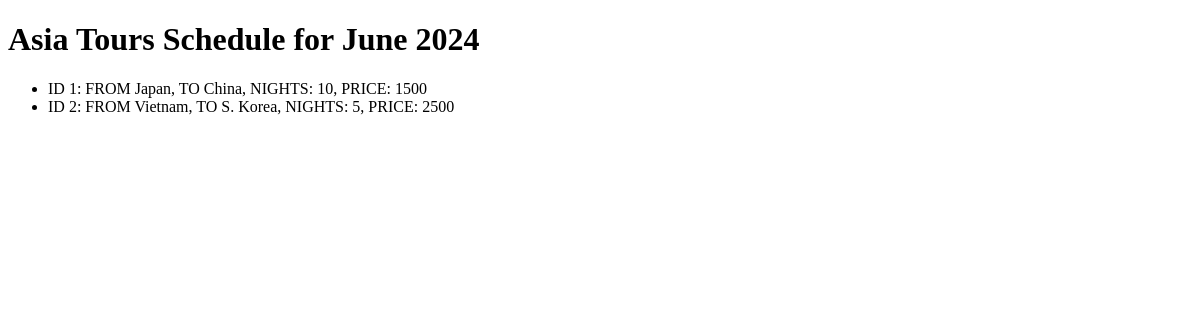
The app's page /, older data.
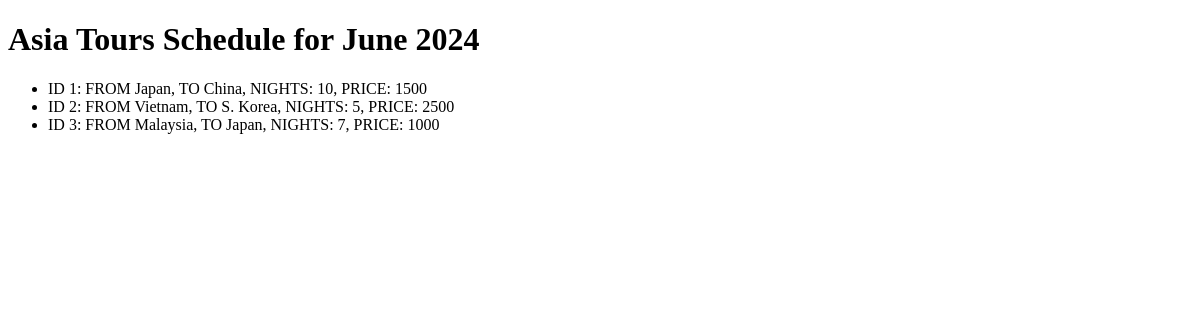
The same page, newer data.
### firstapp/models.py (models this page shows)
class Tour(models.Model):
    origin_country = models.CharField(max_length=64)
    destination_country = models.CharField(max_length=64)
    number_of_nights = models.IntegerField()
    price = models.IntegerField()
    def __str__(self):
        return (f"ID {self.id}: FROM {self.origin_country}, TO {self.destination_country}, NIGHTS: {self.number_of_nights}, PRICE: {self.price}")

### firstapp/views.py (the view)
# urls.py: path('', views.index)
def index(request):
    tours = Tour.objects.all() #storing all objects that are instances of Tour Class
    context = {'tours':tours}
    return render(request, 'tours/index.html', context)

### firstapp/templates/tours/index.html (shortened to what this page needs)
<!DOCTYPE html>
<html lang="en">
    <head>
    </head>
    <body>
        <h1>Asia Tours Schedule for June 2024</h1>
        <ul>
            {% for tour in tours %}
            <li>{{tour}}</li>
            {% endfor %}
        </ul>
    </body>
</html>

Row changes from the older to the newer data that the page shows:
added Tour: id+origin_country+destination_country "ID 3: FROM Malaysia, TO Japan, NIGHTS: 7, PRICE: 1000"
